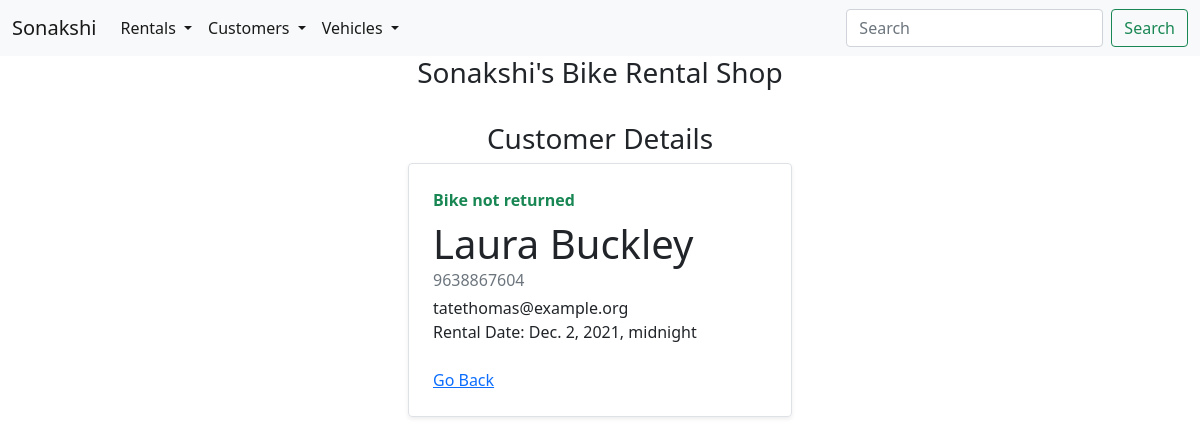
Screenshot of /rent/rental/53/ with the database file from the repository.
### rent/models.py (models this page shows, shortened)
class Rental(models.Model):
    rental_date=models.DateTimeField(blank=True, null=True)
    return_date=models.DateTimeField(blank=True, null=True)
    customer=models.ForeignKey(Customer,on_delete=models.CASCADE)
    vehicle=models.ForeignKey(Vehicle,on_delete=models.CASCADE)

class Customer(models.Model):
    first_name = models.CharField(max_length=50)
    last_name = models.CharField(max_length=50)
    email=models.CharField(max_length=50)
    phonenumber=models.CharField(max_length=20)
    address=models.CharField(max_length=100)
    city=models.CharField(max_length=50)
    country=models.CharField(max_length=50)

### rent/views.py (the view)
# urls.py: path('rent/rental/<int:id>/',views.single_rental, name='single_rental'),
def single_rental(request,id):
    rental_details = Rental.objects.get(id=id)
    return render(request, 'rental/single_rental.html',{'rental_details':rental_details})

### rent/templates/rental/single_rental.html (shortened to what this page needs)
{%include 'base.html'%}
<div class="row mb-2 justify-content-center">
    <div class="col-md-4">
            <h3 style="text-align:center;">Customer Details</h3>
        <div class="row g-0 border rounded overflow-hidden flex-md-row mb-4 shadow-sm h-md-250 position-relative">
            <div class="col p-4 d-flex flex-column position-static">
                <strong class="d-inline-block mb-2 text-success">Bike not returned</strong>
                <h1 class="mb-0">{{rental_details.customer.first_name}} {{rental_details.customer.last_name}}</h1>
                <div class="mb-1 text-muted"> {{rental_details.customer.phonenumber}}</div>
                <p class="mb-auto">{{rental_details.customer.email}}</p>
                <p class="mb-auto">Rental Date: {{rental_details.rental_date}}</p>
                <br>
                <a href="{%url 'all_rental'%}" class="stretched-link">Go Back</a>
            </div>
        </div>
    </div>
</div>

### rows the page displays
Rental: customer.first_name "Laura", customer.last_name "Buckley", customer.phonenumber "9638867604", customer.email "tatethomas@example.org", rental_date "Dec. 2, 2021, midnight"
